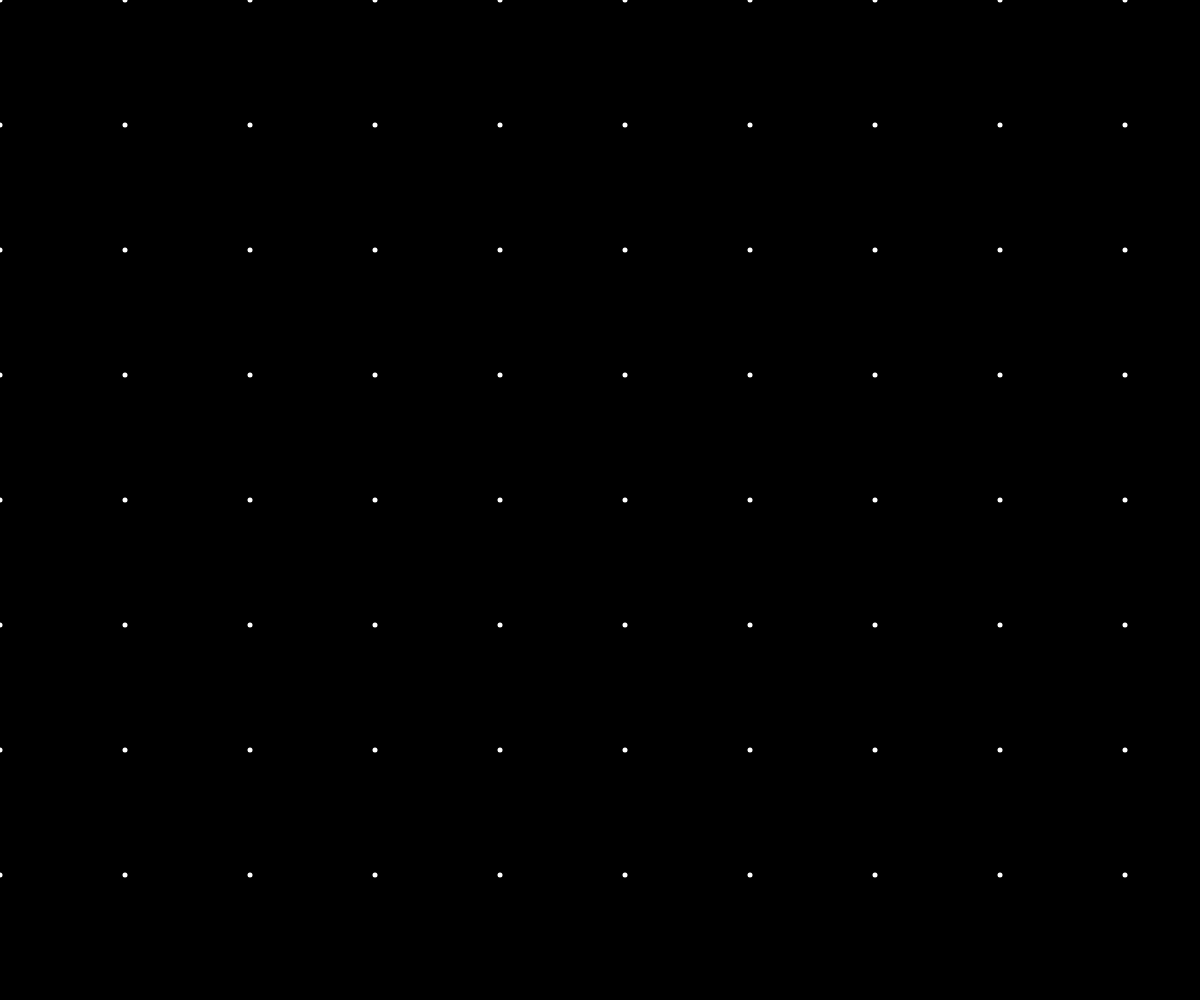
Frame 1 (no input)
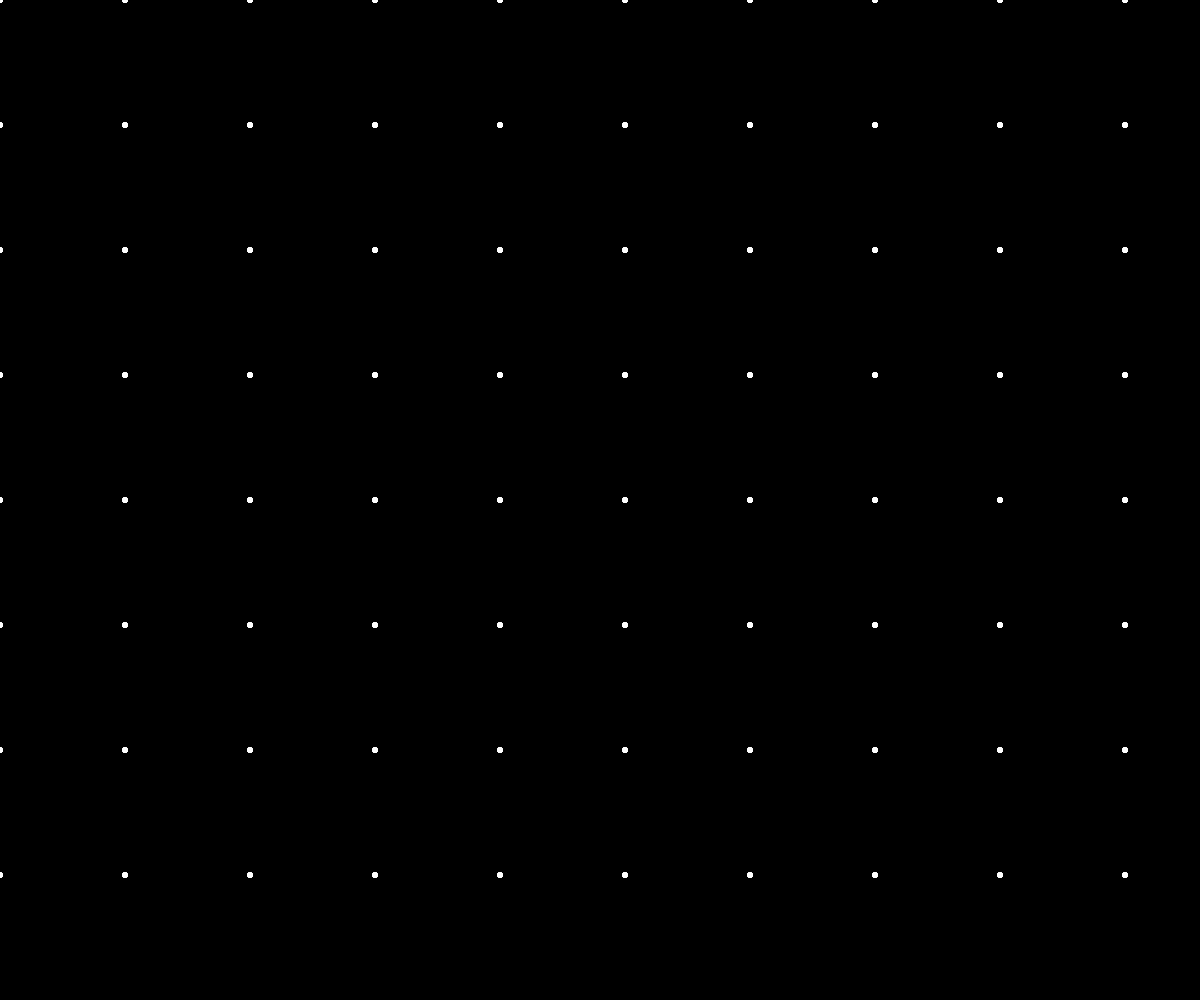
Frame 60 (no input)
Frame 120 (the mouse pressed at the canvas centre since frame 60): identical to frame 60, image omitted

The p5.js sketch that drew these frames (run headless with seeded random() and noise() and a simulated clock; from frame 60 on, the mouse is pressed at the canvas centre):

// p5.js sketch
// ── sketch.js
// Refactor the following code
// - in other words, keep the same functionality, but improve the method used

let cellSize;

function setup() {
  createCanvas(windowWidth, windowHeight);
  background(0);
  strokeWeight(5);
  cellSize = pickCellSize(); 
}

function draw() {
  for (let i=0; i<15; i++){
    for (let j=0; j<8; j++){
      stroke(255);
      point(i*cellSize, j*cellSize); 
    }
  }
}



function pickCellSize() {
  if (width > height) {
    return height/8;
  }
  else {
    return width/8;
  }
}
